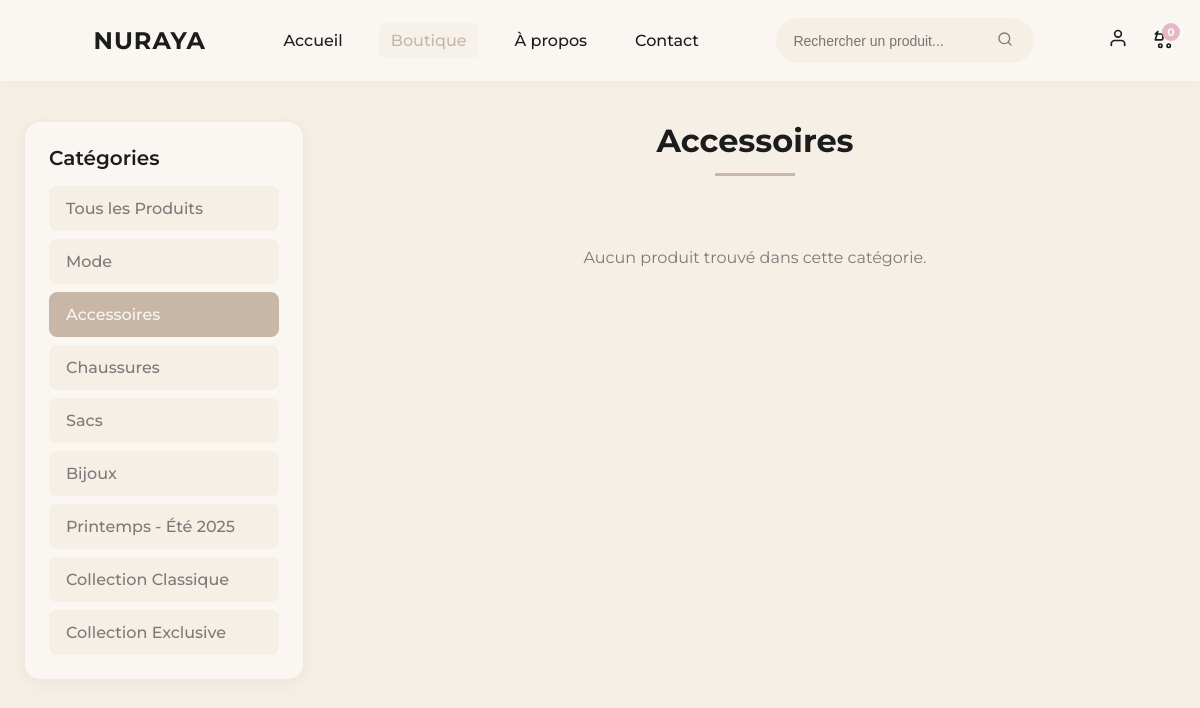
The app's page /shop.php?category=accessoires with its own data.
### tables this page shows
CREATE TABLE `categories` (
  `category_id` int(11) NOT NULL,
  `name` varchar(100) NOT NULL,
  `slug` varchar(100) NOT NULL,
  `description` text DEFAULT NULL,
  `image_url` varchar(255) DEFAULT NULL,
  `is_active` tinyint(1) NOT NULL DEFAULT 1,
  `sort_order` int(11) NOT NULL DEFAULT 0,
  `created_at` timestamp NOT NULL DEFAULT current_timestamp(),
  `updated_at` timestamp NOT NULL DEFAULT current_timestamp() ON UPDATE current_timestamp()
);

### shop.php (the view, shortened to what this page needs)
<?php
include 'includes/functions.php';
$category_slug = isset($_GET['category']) ? $_GET['category'] : '';
$page = isset($_GET['page']) ? (int) $_GET['page'] : 1;
$limit = 12;
$offset = ($page - 1) * $limit;
$where_conditions = ["p.is_active = 1"];
if (!empty($category_slug)) {
    $category_slug = mysqli_real_escape_string($cnx, $category_slug);
    $where_conditions[] = "c.slug = '$category_slug'";
    $category_name_query = "SELECT name FROM categories WHERE slug = '$category_slug' LIMIT 1";
    $category_result = mysqli_query($cnx, $category_name_query);
    $category_data = mysqli_fetch_assoc($category_result);
    $category_name = $category_data ? $category_data['name'] : 'Collection';
} else {
    $category_name = "Tous les Produits";
}
$where_clause = "WHERE " . implode(" AND ", $where_conditions);
$query = "SELECT p.*, c.name as category_name, c.slug as category_slug
            FROM products p
            LEFT JOIN categories c ON p.category_id = c.category_id
            $where_clause
            ORDER BY p.created_at DESC
            LIMIT $limit OFFSET $offset";
$result = mysqli_query($cnx, $query);
$categories_query = "SELECT * FROM categories WHERE is_active = 1 ORDER BY sort_order";
$categories_result = mysqli_query($cnx, $categories_query);
$i = 0;
?>
<!DOCTYPE html>
<html lang="fr">
<head>
    <link rel="stylesheet" href="https://cdnjs.cloudflare.com/ajax/libs/font-awesome/6.4.0/css/all.min.css">
</head>
<body>
    <header>
        <?php include 'templates/navbar_updated.php'; ?>
    <section class="featured-products">
        <div class="categories-filter">
            <h3>Catégories</h3>
            <div class="filter-list">
                <a href="shop.php" class="filter-item <?php echo empty($category_slug) ? 'active' : ''; ?>">
                    Tous les Produits
                </a>
                <?php while ($cat = mysqli_fetch_assoc($categories_result)): ?>
                <a href="shop.php?category=<?php echo $cat['slug']; ?>"
                    class="filter-item <?php echo $category_slug === $cat['slug'] ? 'active' : ''; ?>">
                    <?php echo htmlspecialchars($cat['name']); ?>
                </a>
                <?php endwhile; ?>
            </div>
        </div>
        <div class="products-section">
            <h2 class="section-title"><?php echo htmlspecialchars($category_name); ?></h2>
            <div class="products">
                <?php if (mysqli_num_rows($result) > 0): ?>
                <?php while ($t = mysqli_fetch_assoc($result)):
                        $i++;
                        ?>
                <a href="product.php?id=<?php echo $t['product_id']; ?>" class="product-card">
                    <div class="product-image">
                        <img src="<?php echo get_image_url($t['image_url'], 'Produit'); ?>"
                            alt="<?php echo htmlspecialchars($t['name']); ?>" loading="lazy"
                            style="width:100%;height:100%;object-fit:cover;">
                    </div>
                    <div class="product-info">
                        <h3 class="product-title"><?php echo htmlspecialchars($t['name']); ?></h3>
                        <div class="product-price">
                            <div>
                                <?php if ($t['compare_price'] && $t['compare_price'] > $t['price']): ?>
                                <span class="compare-price"><?php echo number_format($t['compare_price'], 3); ?>
                                    DT</span>
                                <?php endif; ?>
                                <span class="current-price"><?php echo number_format($t['price'], 3); ?> DT</span>
                            </div>
                            <button class="add-to-cart" data-product-id="<?php echo $t['product_id']; ?>"
                                data-id="<?php echo $i; ?>" data-name="<?php echo $t['name']; ?>"
                                data-price="<?php echo $t['price']; ?>" data-image="<?php echo $t['image_url']; ?>">
                                <i class="fas fa-plus"></i>
                            </button>
                        </div>
                    </div>
                </a>
                <?php endwhile; ?>
                <?php else: ?>
                <p style="text-align: center; color: var(--text-gray); grid-column: 1/-1; padding: 40px;">
                    Aucun produit trouvé dans cette catégorie.
                </p>
                <?php endif; ?>
            </div>
        </div>
    </section>
</body>
</html>

### shop.php (style rules this page uses)
:root { --bg-light: #F5EFE6; --bg-white: #FAF7F2; --beige-dark: #C8B6A6; --text-dark: #1C1C1C; --text-gray: #7A7A7A; --accent-pink: #E6B7C8; }
* { box-sizing: border-box; margin: 0; padding: 0 }
body { font-family: 'Montserrat', sans-serif; background: var(--bg-light); color: var(--text-dark) }
.featured-products { max-width: 1200px; margin: 40px auto; padding: 0 24px; display: flex; gap: 30px }
.categories-filter { background: var(--bg-white); border-radius: 16px; padding: 24px; box-shadow: 0 4px 15px rgba(200, 182, 166, 0.15); border: 1px solid rgba(200, 182, 166, 0.2); width: 280px; flex-shrink: 0 }
.categories-filter h3 { font-size: 20px; color: var(--text-dark); margin-bottom: 16px; font-weight: 600 }
.filter-list { display: flex; flex-direction: column; gap: 8px }
.filter-item { background: var(--bg-light); color: var(--text-gray); padding: 12px 16px; border-radius: 8px; text-decoration: none; font-weight: 500; transition: all 0.3s ease; border: 1px solid transparent; display: block }
.filter-item.active { background: var(--beige-dark); color: var(--bg-white); border-color: var(--beige-dark) }
.products-section { flex: 1 }
.section-title { font-size: 32px; margin-bottom: 32px; color: var(--text-dark); font-weight: 700; text-align: center; position: relative; padding-bottom: 16px }
.section-title::after { content: ''; position: absolute; bottom: 0; left: 50%; transform: translateX(-50%); width: 80px; height: 3px; background: var(--beige-dark) }
.products { display: grid; grid-template-columns: repeat(auto-fill, minmax(280px, 1fr)); gap: 30px }

### templates/navbar_updated.php (style rules this page uses)
:root { --bg-light: #F5EFE6; --bg-white: #FAF7F2; --beige-dark: #C8B6A6; --text-dark: #1C1C1C; --text-gray: #7A7A7A; --accent-pink: #E6B7C8; }

### records on screen
categories: name "Mode"
categories: name "Accessoires"
categories: name "Chaussures"
categories: name "Sacs"
categories: name "Bijoux"
categories: name "Printemps - Été 2025"
categories: name "Collection Classique"
categories: name "Collection Exclusive"
